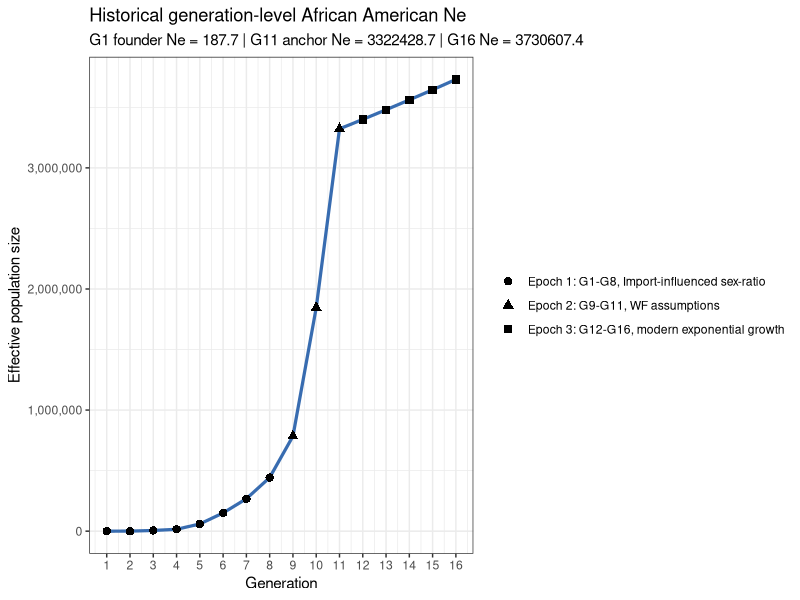
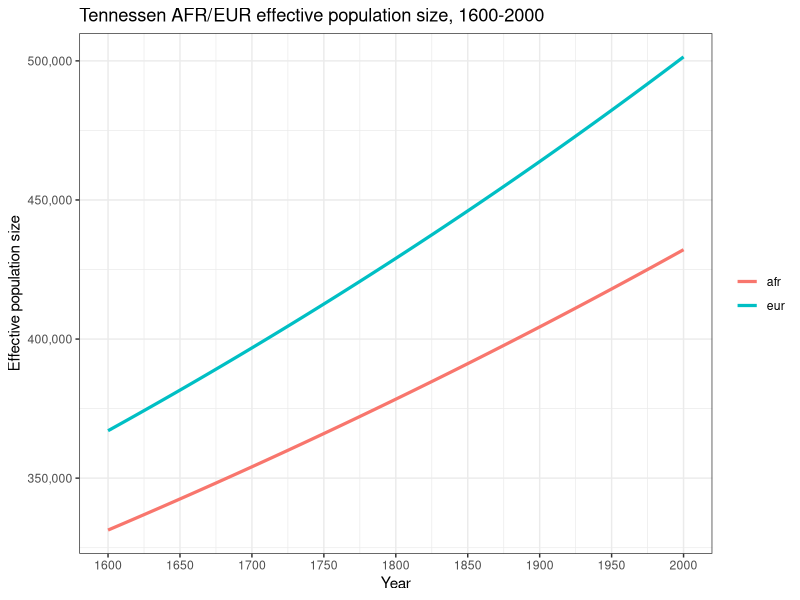

These charts were generated, in order, by the following R code:
# ______________________________________________________________________________
# Aydin Karatas
# ___
# University of Southern California
# Department of Quantitative and Computational Biology
# Mooney Lab
# ___
# calc.3T.Ne.R
# ______________________________________________________________________________


library(tidyverse)

# functions ----
# compute the founder effective pop size from a founder census size.
# `founder.count` is the total founder count and `female.proportion` is the
# fraction of founders that are female.
calc.founder.ne <- function(founder.count, female.proportion) {
  female.count <- founder.count * female.proportion
  male.count <- founder.count - female.count

  if (female.count <= 0 || male.count <= 0) {
    return(0)
  }

  4 * female.count * male.count / (female.count + male.count)
}

# validate that a given value is a single non-negative whole generation.
# `value` is the candidate input and `name` is used in the error message.
validate.whole.generation.count <- function(value, name) {
  if (
    length(value) != 1 ||
      is.na(value) ||
      !is.finite(value) ||
      value != as.integer(value) ||
      value < 0
  ) {
    stop(name, " must be a non-negative whole generation count", call. = FALSE)
  }

  as.integer(value)
}

# build a generation sequence that can be empty when the requested length is 0.
# `start` is the first generation in the block and `len` is the block length.
build.generation.block <- function(start, len) {
  if (len == 0) {
    return(integer(0))
  }

  seq.int(start, start + len - 1L)
}

# return an explicit argument when provided, otherwise pull the default.
# `value` is the user-supplied override, `name` is the default binding name,
# and `defaults.env` is the environment that stores the fallback value.
resolve.default.param <- function(value, name, defaults.env) {
  if (!is.null(value)) {
    return(value)
  }

  get(name, envir = defaults.env)
}

# build the generation layout for the three epochs.
# `epoch.*.len` are the epoch lengths, `gen.time` and `present.year` define the
#  timeline, and `start.year` sets the first generation boundary.
calc.epoch.config <- function(
    epoch.1.len,
    epoch.2.len,
    epoch.3.len,
    gen.time,
    present.year,
    start.year = 1600
) {
  epoch.1.len <- validate.whole.generation.count(
    epoch.1.len,
    "epoch.1.len"
  )
  epoch.2.len <- validate.whole.generation.count(
    epoch.2.len,
    "epoch.2.len"
  )
  epoch.3.len <- validate.whole.generation.count(
    epoch.3.len,
    "epoch.3.len"
  )

  year.span <- present.year - start.year
  total.generations <- year.span / gen.time

  if (total.generations != as.integer(total.generations)) {
    stop(
      "present.year - 1600 must be divisible by gen.time",
      call. = FALSE
    )
  }

  total.generations <- as.integer(total.generations)
  total.epoch.len <- epoch.1.len + epoch.2.len + epoch.3.len

  if (total.epoch.len != total.generations) {
    stop(
      "total epoch length must equal (present.year - 1600) / gen.time",
      call. = FALSE
    )
  }

  epoch.1.generations <- build.generation.block(1L, epoch.1.len)
  epoch.2.generations <- build.generation.block(epoch.1.len + 1L, epoch.2.len)
  epoch.3.first.generation <- if (epoch.3.len == 0) {
    NA_integer_
  } else {
    epoch.1.len + epoch.2.len + 1L
  }
  epoch.3.generations <- build.generation.block(
    epoch.1.len + epoch.2.len + 1L,
    epoch.3.len
  )

  epoch.3.anchor.generation <- NA_integer_

  if (epoch.3.len > 0) {
    if (epoch.2.len > 0) {
      epoch.3.anchor.generation <- max(epoch.2.generations)
    } else if (epoch.1.len > 0) {
      epoch.3.anchor.generation <- max(epoch.1.generations)
    } else {
      stop(
        "epoch 3 requires a prior non-empty epoch to provide an anchor",
        call. = FALSE
      )
    }
  }

  list(
    epoch.1.len = epoch.1.len,
    epoch.2.len = epoch.2.len,
    epoch.3.len = epoch.3.len,
    total.generations = total.generations,
    final.generation = total.generations,
    epoch.1.generations = epoch.1.generations,
    epoch.1.sex.generations = epoch.1.generations[epoch.1.generations >= 2],
    epoch.2.generations = epoch.2.generations,
    epoch.2.parental.generations = epoch.2.generations[
      epoch.2.generations >= 2
    ],
    epoch.3.generations = epoch.3.generations,
    epoch.3.first.generation = epoch.3.first.generation,
    epoch.3.anchor.generation = epoch.3.anchor.generation
  )
}

# create the African and European ancestry proportions by generation.
# `epoch.config` controls the generation grid, `mooney.cg` the proportion of
# non-European ancestry that is African in epoch-1, and the remaining arguments
# define the fixed mixture proportions in each following epoch.
build.mixing.props <- function(
    epoch.config,
    mooney.cg,
    epoch.1.eur.prop,
    epoch.2.afr.prop,
    epoch.2.eur.prop,
    epoch.3.afr.prop,
    epoch.3.eur.prop
) {
  if (epoch.config$epoch.1.len > length(mooney.cg)) {
    stop("epoch.1.len cannot exceed length(mooney.cg)", call. = FALSE)
  }

  s.eur <- c(
    rep(epoch.1.eur.prop, epoch.config$epoch.1.len),
    rep(epoch.2.eur.prop, epoch.config$epoch.2.len),
    rep(epoch.3.eur.prop, epoch.config$epoch.3.len)
  )
  s.afr <- c(
    (1 - epoch.1.eur.prop) * mooney.cg[seq_len(epoch.config$epoch.1.len)],
    rep(epoch.2.afr.prop, epoch.config$epoch.2.len),
    rep(epoch.3.afr.prop, epoch.config$epoch.3.len)
  )

  if (
    length(s.eur) != epoch.config$total.generations ||
      length(s.afr) != epoch.config$total.generations
  ) {
    stop("AA.mixing.props vectors must not recycle", call. = FALSE)
  }

  tibble(
    g = seq_len(epoch.config$total.generations),
    s.afr = s.afr,
    s.eur = s.eur,
    h = pmax(1 - s.afr - s.eur, 0)
  )
}

# intersect generation windows with historical periods and measure coverage.
# `window.tbl` is the generation map and `hacker.tbl` is the historical  period
# table with start and end years.
calc.period.overlaps <- function(window.tbl, hacker.tbl) {
  merge(window.tbl, hacker.tbl, by = NULL) %>%
    as_tibble() %>%
    mutate(
      period.length = end.year - start.year,
      overlap.start.year = pmax(window.start.year, start.year),
      overlap.end.year = pmin(window.end.year, end.year),
      overlap.years = pmax(0, overlap.end.year - overlap.start.year),
      overlap.weight = overlap.years / period.length
    ) %>%
    filter(overlap.years > 0) %>%
    arrange(generation, start.year)
}

# estimate population size at a year by interpolating inside a period.
# `year` is the target year to query and `hacker.tbl` contains the period
# boundaries plus beginning and ending population sizes.
calc.boundary.population <- function(year, hacker.tbl) {
  if (is.na(year)) {
    return(NA_real_)
  }

  if (year < min(hacker.tbl$start.year) || year > max(hacker.tbl$end.year)) {
    return(NA_real_)
  }

  period.idx <- which(
    hacker.tbl$start.year <= year & hacker.tbl$end.year >= year
  )
  period.idx <- period.idx[length(period.idx)]
  period.row <- hacker.tbl[period.idx, ]
  period.length <- period.row$end.year - period.row$start.year
  period.frac <- (year - period.row$start.year) / period.length

  period.row$pop.beginning +
    period.frac * (period.row$pop.end - period.row$pop.beginning)
}

# add a readable epoch label to each generation row.
# `AA.ne` is the analysis table and `epoch.config` supplies the generation
# ranges used to assign the three epoch labels.
make.epoch.labels <- function(AA.ne, epoch.config) {
  epoch.1.label <- if (length(epoch.config$epoch.1.generations) > 0) {
    paste0(
      "Epoch 1: G",
      min(epoch.config$epoch.1.generations),
      "-G",
      max(epoch.config$epoch.1.generations),
      ", Import-influenced sex-ratio"
    )
  } else {
    NA_character_
  }
  epoch.2.label <- if (length(epoch.config$epoch.2.generations) > 0) {
    paste0(
      "Epoch 2: G",
      min(epoch.config$epoch.2.generations),
      "-G",
      max(epoch.config$epoch.2.generations),
      ", WF assumptions"
    )
  } else {
    NA_character_
  }
  epoch.3.label <- if (length(epoch.config$epoch.3.generations) > 0) {
    paste0(
      "Epoch 3: G",
      min(epoch.config$epoch.3.generations),
      "-G",
      max(epoch.config$epoch.3.generations),
      ", modern exponential growth"
    )
  } else {
    NA_character_
  }

  AA.ne %>%
    mutate(
      epoch = case_when(
        generation %in% epoch.config$epoch.1.generations ~ epoch.1.label,
        generation %in% epoch.config$epoch.2.generations ~ epoch.2.label,
        generation %in% epoch.config$epoch.3.generations ~ epoch.3.label
      )
    )
}

# check that the derived tables are internally consistent before returning.
# `AA.ne`, `AA.overlap`, and `AA.mixing.props` are the computed outputs, while
# the remaining arguments provide the timeline and boundary checks.
validate.analysis.outputs <- function(
    AA.ne,
    AA.overlap,
    AA.mixing.props,
    epoch.config,
    hacker.start.year,
    gen.time,
    present.year
) {
  stopifnot(
    identical(
      sort(AA.ne$generation),
      seq_len(epoch.config$total.generations)
    ),
    nrow(AA.mixing.props) == epoch.config$total.generations,
    identical(AA.mixing.props$g, seq_len(epoch.config$total.generations)),
    all(AA.ne$generation.window.years == gen.time),
    AA.ne$aggregation.start.year[1] == hacker.start.year,
    AA.ne$generation.end.year[epoch.config$final.generation] == present.year,
    all(AA.overlap$overlap.weight > 0),
    all(AA.overlap$overlap.weight <= 1),
    all(!is.na(AA.ne$female.total[epoch.config$epoch.1.sex.generations])),
    all(!is.na(AA.ne$male.total[epoch.config$epoch.1.sex.generations])),
    all(
      !is.na(
        AA.ne$parental.population[epoch.config$epoch.2.parental.generations]
      )
    ),
    all(!is.na(AA.ne$k[epoch.config$epoch.2.generations])),
    all(
      grepl(
        "^Epoch 3:",
        AA.ne$epoch[epoch.config$epoch.3.generations]
      )
    ),
    all(is.finite(AA.ne$ne)),
    all(AA.ne$ne > 0)
  )
}

# compute the full AA Ne analysis and return every intermediate table.
# the scalar arguments control the demographic timeline, founders, and epoch
# settings, while `mooney.cg` and `hacker.tbl` provide the input data.
calc.aa.ne.results <- function(
    gen.time = NULL,
    hacker.start.year = NULL,
    hacker.end.year = NULL,
    present.year = NULL,
    epoch.1.len = NULL,
    epoch.2.len = NULL,
    epoch.3.len = NULL,
    afr.founder.count = NULL,
    afr.female.proportion = NULL,
    eur.founder.count = NULL,
    eur.female.proportion = NULL,
    epoch.3.growth.rate = NULL,
    mooney.cg = NULL,
    epoch.1.eur.prop = NULL,
    epoch.2.afr.prop = NULL,
    epoch.2.eur.prop = NULL,
    epoch.3.afr.prop = NULL,
    epoch.3.eur.prop = NULL,
    hacker.tbl = NULL
) {
  defaults.env <- parent.env(environment())
  gen.time <- resolve.default.param(gen.time, "gen.time", defaults.env)
  hacker.start.year <- resolve.default.param(
    hacker.start.year,
    "hacker.start.year",
    defaults.env
  )
  hacker.end.year <- resolve.default.param(
    hacker.end.year,
    "hacker.end.year",
    defaults.env
  )
  present.year <- resolve.default.param(
    present.year,
    "present.year",
    defaults.env
  )
  epoch.1.len <- resolve.default.param(
    epoch.1.len,
    "epoch.1.len",
    defaults.env
  )
  epoch.2.len <- resolve.default.param(
    epoch.2.len,
    "epoch.2.len",
    defaults.env
  )
  epoch.3.len <- resolve.default.param(
    epoch.3.len,
    "epoch.3.len",
    defaults.env
  )
  afr.founder.count <- resolve.default.param(
    afr.founder.count,
    "afr.founder.count",
    defaults.env
  )
  afr.female.proportion <- resolve.default.param(
    afr.female.proportion,
    "afr.female.proportion",
    defaults.env
  )
  eur.founder.count <- resolve.default.param(
    eur.founder.count,
    "eur.founder.count",
    defaults.env
  )
  eur.female.proportion <- resolve.default.param(
    eur.female.proportion,
    "eur.female.proportion",
    defaults.env
  )
  epoch.3.growth.rate <- resolve.default.param(
    epoch.3.growth.rate,
    "epoch.3.growth.rate",
    defaults.env
  )
  mooney.cg <- resolve.default.param(mooney.cg, "mooney.cg", defaults.env)
  epoch.1.eur.prop <- resolve.default.param(
    epoch.1.eur.prop,
    "epoch.1.eur.prop",
    defaults.env
  )
  epoch.2.afr.prop <- resolve.default.param(
    epoch.2.afr.prop,
    "epoch.2.afr.prop",
    defaults.env
  )
  epoch.2.eur.prop <- resolve.default.param(
    epoch.2.eur.prop,
    "epoch.2.eur.prop",
    defaults.env
  )
  epoch.3.afr.prop <- resolve.default.param(
    epoch.3.afr.prop,
    "epoch.3.afr.prop",
    defaults.env
  )
  epoch.3.eur.prop <- resolve.default.param(
    epoch.3.eur.prop,
    "epoch.3.eur.prop",
    defaults.env
  )
  hacker.tbl <- resolve.default.param(hacker.tbl, "hacker.tbl", defaults.env)

  epoch.config <- calc.epoch.config(
    epoch.1.len = epoch.1.len,
    epoch.2.len = epoch.2.len,
    epoch.3.len = epoch.3.len,
    gen.time = gen.time,
    present.year = present.year
  )

  AA.mixing.props <- build.mixing.props(
    epoch.config = epoch.config,
    mooney.cg = mooney.cg,
    epoch.1.eur.prop = epoch.1.eur.prop,
    epoch.2.afr.prop = epoch.2.afr.prop,
    epoch.2.eur.prop = epoch.2.eur.prop,
    epoch.3.afr.prop = epoch.3.afr.prop,
    epoch.3.eur.prop = epoch.3.eur.prop
  )

  AA.hacker.tbl <- hacker.tbl %>%
    mutate(
      start.year = as.numeric(sub("-.*", "", period)),
      end.year = as.numeric(sub(".*-", "", period))
    ) %>%
    select(
      period,
      start.year,
      end.year,
      person.years.lived,
      assumed.birth.rate,
      imported,
      births,
      pop.beginning,
      pop.end
    )

  AA.generation.map <- tibble(
    generation = seq_len(epoch.config$total.generations),
    generation.start.year = seq(
      1600,
      present.year - gen.time,
      by = gen.time
    ),
    generation.end.year = generation.start.year + gen.time,
    generation.window.years = generation.end.year - generation.start.year,
    window.start.year = generation.start.year,
    window.end.year = generation.end.year
  )

  AA.overlap <- calc.period.overlaps(
    AA.generation.map,
    AA.hacker.tbl
  ) %>%
    select(
      generation,
      generation.start.year,
      generation.end.year,
      period,
      start.year,
      end.year,
      overlap.start.year,
      overlap.end.year,
      overlap.years,
      overlap.weight,
      imported,
      births,
      assumed.birth.rate,
      person.years.lived
    )

  AA.agg <- AA.overlap %>%
    group_by(generation, generation.start.year, generation.end.year) %>%
    summarise(
      periods = paste(period, collapse = ", "),
      imported = sum(imported * overlap.weight, na.rm = TRUE),
      births = sum(births * overlap.weight, na.rm = TRUE),
      birth.rate = weighted.mean(
        assumed.birth.rate,
        person.years.lived * overlap.weight,
        na.rm = TRUE
      ),
      aggregation.start.year = min(overlap.start.year),
      aggregation.end.year = max(overlap.end.year),
      hacker.window.years = sum(overlap.years),
      .groups = "drop"
    )

  AA.agg <- AA.generation.map %>%
    select(
      generation,
      generation.start.year,
      generation.end.year,
      generation.window.years
    ) %>%
    left_join(
      AA.agg,
      by = c("generation", "generation.start.year", "generation.end.year")
    ) %>%
    mutate(
      population.boundary.year = if_else(
        generation.start.year < hacker.end.year,
        pmin(generation.end.year, hacker.end.year),
        NA_real_
      ),
      pop.end = map_dbl(
        population.boundary.year,
        calc.boundary.population,
        hacker.tbl = AA.hacker.tbl
      ),
      is.truncated = !is.na(hacker.window.years) &
        hacker.window.years < generation.window.years
    )

  AA.ne <- AA.agg %>%
    arrange(generation) %>%
    mutate(
      population.at.generation.start = map_dbl(
        generation.start.year,
        calc.boundary.population,
        hacker.tbl = AA.hacker.tbl
      ),
      prev.births = dplyr::lag(births),
      previous.birth.periods = NA_character_,
      births.in.previous.25.years = NA_real_,
      female.imported = if_else(
        generation %in% epoch.config$epoch.1.sex.generations,
        ceiling(imported / 3),
        NA_real_
      ),
      male.imported = if_else(
        generation %in% epoch.config$epoch.1.sex.generations,
        floor(2 * imported / 3),
        NA_real_
      ),
      female.potential = if_else(
        generation %in% epoch.config$epoch.1.sex.generations,
        0.5 * prev.births,
        NA_real_
      ),
      male.potential = if_else(
        generation %in% epoch.config$epoch.1.sex.generations,
        0.5 * prev.births,
        NA_real_
      ),
      female.total = female.imported + female.potential,
      male.total = male.imported + male.potential,
      adult.population.age25.proxy = NA_real_,
      parental.population = if_else(
        generation %in% epoch.config$epoch.2.generations,
        prev.births,
        NA_real_
      ),
      parental.population.method = if_else(
        generation %in% epoch.config$epoch.2.generations,
        "previous-generation births",
        NA_character_
      ),
      k = if_else(
        generation %in% epoch.config$epoch.2.generations,
        gen.time * birth.rate / 1000,
        NA_real_
      )
    )

  ne.g1 <- calc.founder.ne(
    afr.founder.count,
    afr.female.proportion
  ) +
    calc.founder.ne(
      eur.founder.count,
      eur.female.proportion
    )

  AA.ne <- AA.ne %>%
    mutate(
      ne = case_when(
        generation == 1 ~ ne.g1,
        generation %in% epoch.config$epoch.1.sex.generations ~
          4 * female.total * male.total / (female.total + male.total),
        generation %in% epoch.config$epoch.2.generations ~
          (k * parental.population - 1) / k,
        TRUE ~ NA_real_
      )
    )

  epoch.3.anchor.ne <- if (length(epoch.config$epoch.3.generations) == 0) {
    NA_real_
  } else {
    AA.ne %>%
      filter(generation == epoch.config$epoch.3.anchor.generation) %>%
      pull(ne)
  }

  AA.ne <- AA.ne %>%
    mutate(
      ne = if_else(
        generation %in% epoch.config$epoch.3.generations,
        epoch.3.anchor.ne *
          exp(epoch.3.growth.rate *
            (generation - epoch.config$epoch.3.anchor.generation)),
        ne
      )
    ) %>%
    make.epoch.labels(epoch.config) %>%
    select(
      generation,
      generation.start.year,
      generation.end.year,
      generation.window.years,
      aggregation.start.year,
      aggregation.end.year,
      hacker.window.years,
      is.truncated,
      population.boundary.year,
      periods,
      epoch,
      imported,
      births,
      birth.rate,
      pop.end,
      previous.birth.periods,
      births.in.previous.25.years,
      population.at.generation.start,
      female.total,
      male.total,
      adult.population.age25.proxy,
      parental.population,
      parental.population.method,
      k,
      ne
    )

  validate.analysis.outputs(
    AA.ne = AA.ne,
    AA.overlap = AA.overlap,
    AA.mixing.props = AA.mixing.props,
    epoch.config = epoch.config,
    hacker.start.year = hacker.start.year,
    gen.time = gen.time,
    present.year = present.year
  )

  list(
    AA.ne = AA.ne,
    AA.overlap = AA.overlap,
    AA.mixing.props = AA.mixing.props,
    epoch.config = epoch.config,
    ne.g1 = ne.g1,
    epoch.3.anchor.ne = epoch.3.anchor.ne,
    epoch.3.growth.rate = epoch.3.growth.rate
  )
}


# tunable parameters ----
gen.time <- 25
hacker.start.year <- 1610
hacker.end.year <- 1865
present.year <- 2000
epoch.1.len <- 8
epoch.2.len <- 3
epoch.3.len <- 5

hacker.tbl <- data.frame(
  period = c(
    "1610-1620", "1620-1630", "1630-1640", "1640-1650", "1650-1660",
    "1660-1670", "1670-1680", "1680-1690", "1690-1700", "1700-1710",
    "1710-1720", "1720-1730", "1730-1740", "1740-1750", "1750-1760",
    "1760-1770", "1770-1780", "1780-1790", "1790-1800", "1800-1810",
    "1810-1820", "1820-1830", "1830-1840", "1840-1850", "1850-1860",
    "1860-1861", "1861-1862", "1862-1863", "1863-1864", "1864-1865"
  ),
  pop.beginning = c(
    0, 20, 59, 585, 1568,
    2862, 4444, 6832, 16394, 27806,
    41844, 67294, 95669, 156040, 247027,
    319290, 459446, 558921, 706514, 908036,
    1195182, 1550757, 2021968, 2530405, 3204420,
    3953760, 3991133, 3903859, 3815760, 3726828
  ),
  pop.end = c(
    20, 59, 585, 1568, 2862,
    4444, 6832, 16394, 27806, 41844,
    67294, 95669, 156040, 247027, 319290,
    459446, 558921, 706514, 908036, 1195182,
    1550757, 2021968, 2530405, 3204420, 3953760,
    3991133, 3903859, 3815760, 3726828, 3630336
  ),
  growth.rate.10yr = c(
    NA, 195.0, 891.5, 168.0, 82.5,
    55.3, 53.7, 140.0, 69.6, 50.5,
    60.8, 42.2, 63.1, 58.3, 29.3,
    43.9, 21.7, 26.4, 28.5, 31.6,
    29.8, 30.4, 25.1, 26.6, 23.4,
    NA, NA, NA, NA, NA
  ),
  person.years.lived = c(
    16, 361, 2293, 9970, 21505,
    35952, 55527, 109243, 215999, 343482,
    535651, 806513, 1234030, 1980625, 2816150,
    3851269, 5075599, 6298380, 8030652, 10450423,
    13652609, 17759559, 22666906, 28541607, 35659777,
    3972417, 3947335, 3859642, 3771119, 3144251
  ),
  hours.worked.millions = c(
    0, 1, 5, 23, 49,
    82, 127, 251, 496, 788,
    1229, 1850, 2831, 4544, 6461,
    8835, 11644, 14449, 18423, 23975,
    31321, 40743, 52001, 65478, 81808,
    9113, 9056, 8855, 8651, 7213
  ),
  assumed.birth.rate = c(
    NA, 22.4, 22.4, 22.4, 22.4,
    22.4, 26.5, 27.3, 29.1, 31.0,
    34.6, 41.3, 41.4, 41.2, 46.4,
    39.5, 39.1, 44.7, 50.3, 55.8,
    55.7, 56.5, 56.5, 54.0, 52.3,
    49.6, 49.6, 49.6, 49.6, 49.6
  ),
  births = c(
    NA, 8, 51, 223, 481,
    804, 1472, 2986, 6295, 10635,
    18524, 33316, 51150, 81536, 130654,
    151957, 198660, 281549, 403648, 583395,
    759768, 1003859, 1280680, 1539820, 1865898,
    197032, 195788, 191438, 187048, 155955
  ),
  imported = c(
    32, 150, 110, 301, 1335,
    3038, 3582, 4947, 8197, 16442,
    17622, 41334, 66672, 26455, 44718,
    59557, 41129, 25105, 16183, 77368,
    5207, 410, 91, 0, 303,
    110, 0, 0, 0, 0
  ),
  smuggled = c(
    NA, NA, NA, NA, NA,
    NA, NA, NA, NA, NA,
    NA, NA, NA, NA, NA,
    NA, NA, NA, NA, NA,
    NA, 1100, 900, 500, 200,
    NA, NA, NA, NA, NA
  ),
  natural.increase.rate = c(
    NA, -30.8, 18.1, 6.8, -0.2,
    -4.0, -2.2, 4.2, 1.5, -0.7,
    1.5, -1.6, -0.5, 3.3, 1.0,
    2.1, 1.3, 2.2, 2.6, 2.4,
    2.7, 2.9, 2.4, 2.4, 2.2,
    NA, NA, NA, NA, NA
  ),
  births.plus.imports = c(
    32, 158, 161, 524, 1816,
    3842, 5054, 7933, 14492, 27077,
    36146, 74650, 117822, 107991, 175372,
    211514, 239789, 306654, 419831, 660763,
    764975, 1005369, 1281671, 1540320, 1866401,
    197142, 195788, 191438, 187048, 155955
  ),
  percent.total = c(
    0.0, 0.0, 0.0, 0.0, 0.0,
    0.0, 0.1, 0.1, 0.1, 0.3,
    0.4, 0.8, 1.2, 1.1, 1.8,
    2.2, 2.4, 3.1, 4.3, 6.7,
    7.8, 10.3, 13.1, 15.7, 19.0,
    2.0, 2.0, 2.0, 1.9, 1.6
  ),
  cumulative.number = c(
    32, 190, 351, 875, 2691,
    6533, 11587, 19520, 34012, 61089,
    97235, 171885, 289707, 397698, 573070,
    784584, 1024373, 1331027, 1750858, 2411621,
    3176596, 4181965, 5463636, 7003956, 8870357,
    9067499, 9263287, 9454725, 9641773, 9797728
  ),
  cumulative.percent = c(
    0.0, 0.0, 0.0, 0.0, 0.0,
    0.1, 0.1, 0.2, 0.3, 0.6,
    1.0, 1.8, 3.0, 4.1, 5.8,
    8.0, 10.5, 13.6, 17.9, 24.6,
    32.4, 42.7, 55.8, 71.5, 90.5,
    92.5, 94.5, 96.5, 98.4, 100.0
  ),
  stringsAsFactors = FALSE
)

afr.founder.count <- 183
afr.female.proportion <- 1 / 3
eur.founder.count <- 25
eur.female.proportion <- 0.5
epoch.3.growth.rate <- 0.023175

mooney.cg <- c(1, 1, 0.9835, 0.8602, 0.8551, 0.7826, 0.5380, 0.1418)
epoch.1.eur.prop <- 0.08
epoch.2.afr.prop <- 0.06
epoch.2.eur.prop <- 0.03
epoch.3.afr.prop <- 0
epoch.3.eur.prop <- 0


# calculations ----
analysis.results <- calc.aa.ne.results()

AA.ne <- analysis.results$AA.ne
AA.overlap <- analysis.results$AA.overlap
AA.mixing.props <- analysis.results$AA.mixing.props
epoch.config <- analysis.results$epoch.config
ne.g1 <- analysis.results$ne.g1
epoch.3.anchor.ne <- analysis.results$epoch.3.anchor.ne


# plotting ----
summary.generations <- c(
  epoch.config$epoch.1.generations,
  epoch.config$epoch.2.generations,
  epoch.config$final.generation
)
summary.generations <- sort(unique(summary.generations))

cat("\nHistorical generation-level ADMIX Ne summary\n")
print(
  AA.ne %>%
    filter(generation %in% summary.generations) %>%
    select(
      generation,
      generation.start.year,
      generation.end.year,
      epoch,
      is.truncated,
      imported,
      births,
      birth.rate,
      female.total,
      male.total,
      adult.population.age25.proxy,
      parental.population,
      parental.population.method,
      k,
      ne
    ),
  n = Inf
)

cat(
  paste0(
    "\nHistorical present-day G",
    epoch.config$final.generation,
    " Ne: ",
    round(AA.ne$ne[AA.ne$generation == epoch.config$final.generation], 1),
    "\n"
  )
)

AA.ne.plot <- ggplot(
  data = AA.ne,
  aes(x = generation.end.year, y = ne)
) +
  geom_line(color = "#386cb0", linewidth = 1.1) +
  geom_point(aes(shape = epoch), size = 2.5) +
  scale_y_continuous(labels = scales::comma) +
  scale_x_continuous(
    breaks = AA.ne$generation.end.year,
    labels = AA.ne$generation
  ) +
  labs(
    x = "Generation",
    y = "Effective population size",
    shape = NULL,
    title = "Historical generation-level African American Ne",
    subtitle = paste0(
      "G1 founder Ne = ",
      round(ne.g1, 1),
      " | G",
      epoch.config$epoch.3.anchor.generation,
      " anchor Ne = ",
      round(epoch.3.anchor.ne, 1),
      " | G",
      epoch.config$final.generation,
      " Ne = ",
      round(AA.ne$ne[AA.ne$generation == epoch.config$final.generation], 1)
    )
  ) +
  theme_bw()

if (interactive()) {
  print(AA.ne.plot)
}


# tennessen afr/eur ne trajectory ----
# constants from `other_scripts/const.sh` and `build_3T_demography.py`
t.af.years <- 148000
t.ooa.years <- 51000
t.eu0.years <- 23000
t.eg.years <- 5115
r.eu0 <- 0.00307
r.eu <- 0.0195
r.afr <- 0.0166
n.a <- 7310
n.afr.1 <- 14474
n.b <- 1861
n.eu0 <- 1032

t.af <- t.af.years / gen.time
t.ooa <- t.ooa.years / gen.time
t.eu0 <- t.eu0.years / gen.time
t.eg <- t.eg.years / gen.time
n.eu1 <- n.eu0 / exp(-r.eu0 * (t.eu0 - t.eg))
n.eu.present <- n.eu1 / exp(-r.eu * t.eg)
n.afr.present <- n.afr.1 / exp(-r.afr * t.eg)

tennessen.start.year <- min(AA.ne$generation.start.year)
tennessen.end.year <- present.year
tennessen.years <- seq(tennessen.start.year, tennessen.end.year, by = 1)
tennessen.time.bp <- tennessen.end.year - tennessen.years
tennessen.time.gen <- tennessen.time.bp / gen.time

tennessen.ne <- tibble(
  year = tennessen.years,
  time.bp = tennessen.time.bp,
  time.gen = tennessen.time.gen
) %>%
  mutate(
    afr = case_when(
      time.gen <= t.eg ~ n.afr.present * exp(-r.afr * time.gen),
      time.gen <= t.ooa ~ n.afr.1,
      time.gen <= t.af ~ n.a,
      TRUE ~ NA_real_
    ),
    eur = case_when(
      time.gen <= t.eg ~ n.eu.present * exp(-r.eu * time.gen),
      time.gen <= t.eu0 ~ n.eu1 * exp(-r.eu0 * (time.gen - t.eg)),
      time.gen <= t.ooa ~ n.b,
      TRUE ~ NA_real_
    )
  )

tennessen.ne.long <- tennessen.ne %>%
  pivot_longer(
    cols = c(afr, eur),
    names_to = "population",
    values_to = "ne"
  )

tennessen.ne.plot <- ggplot(
  tennessen.ne.long,
  aes(x = year, y = ne, color = population)
) +
  geom_line(linewidth = 1.1) +
  scale_y_continuous(labels = scales::comma) +
  scale_x_continuous(
    breaks = seq(tennessen.start.year, tennessen.end.year, by = 50)
  ) +
  labs(
    x = "Year",
    y = "Effective population size",
    color = NULL,
    title = paste0(
      "Tennessen AFR/EUR effective population size, ",
      tennessen.start.year,
      "-",
      tennessen.end.year
    )
  ) +
  theme_bw()

if (interactive()) {
  print(tennessen.ne.plot)
}
